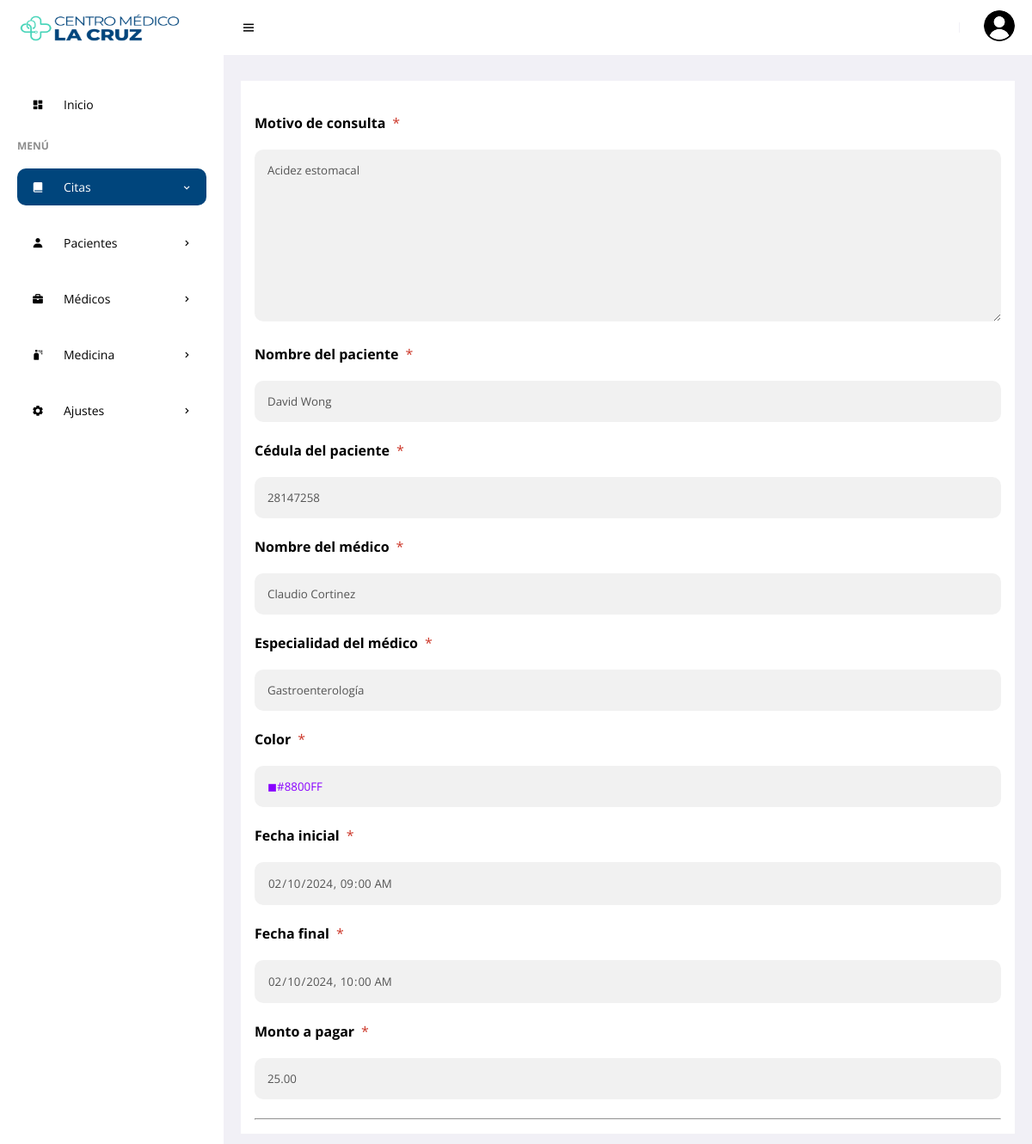
The app's page /frontend/citas/info.php?id=68 (signed in) with its own data.
### tables this page shows
CREATE TABLE `events` (
  `id` int NOT NULL AUTO_INCREMENT,
  `title` varchar(255) NOT NULL,
  `idpa` int NOT NULL,
  `idodc` int NOT NULL,
  `idlab` int NOT NULL,
  `color` char(14) DEFAULT NULL,
  `start` datetime NOT NULL,
  `end` datetime DEFAULT NULL,
  `state` char(1) NOT NULL,
  `monto` decimal(10,2) NOT NULL,
  `fere` timestamp NOT NULL DEFAULT CURRENT_TIMESTAMP ON UPDATE CURRENT_TIMESTAMP,
  PRIMARY KEY (`id`),
  KEY `idpa` (`idpa`),
  KEY `idodc` (`idodc`),
  KEY `idlab` (`idlab`),
  CONSTRAINT `events_ibfk_1` FOREIGN KEY (`idpa`) REFERENCES `patients` (`idpa`),
  CONSTRAINT `events_ibfk_2` FOREIGN KEY (`idodc`) REFERENCES `doctor` (`idodc`),
  CONSTRAINT `events_ibfk_3` FOREIGN KEY (`idlab`) REFERENCES `laboratory` (`idlab`)
);

CREATE TABLE `patients` (
  `idpa` int NOT NULL AUTO_INCREMENT,
  `numhs` char(8) NOT NULL,
  `nompa` varchar(30) NOT NULL,
  `apepa` varchar(30) NOT NULL,
  `direc` varchar(150) NOT NULL,
  `sex` varchar(15) NOT NULL,
  `grup` varchar(15) NOT NULL,
  `phon` varchar(15) DEFAULT NULL,
  `cump` date NOT NULL,
  `state` char(1) NOT NULL,
  `fere` timestamp NOT NULL DEFAULT CURRENT_TIMESTAMP ON UPDATE CURRENT_TIMESTAMP,
  `lugna` varchar(100) DEFAULT NULL,
  `ocup` varchar(30) DEFAULT NULL,
  PRIMARY KEY (`idpa`)
);

CREATE TABLE `doctor` (
  `idodc` int NOT NULL AUTO_INCREMENT,
  `ceddoc` varchar(15) NOT NULL,
  `nodoc` varchar(35) NOT NULL,
  `apdoc` varchar(35) NOT NULL,
  `direcd` varchar(150) NOT NULL,
  `sexd` varchar(15) NOT NULL,
  `phd` char(13) NOT NULL,
  `nacd` date NOT NULL,
  `fere` timestamp NOT NULL DEFAULT CURRENT_TIMESTAMP ON UPDATE CURRENT_TIMESTAMP,
  `numpps` int DEFAULT NULL,
  `state` char(1) NOT NULL,
  `numco` int DEFAULT NULL,
  `userid` int DEFAULT NULL,
  `id_especialidad` int DEFAULT NULL,
  PRIMARY KEY (`idodc`),
  KEY `fkuserid` (`userid`),
  KEY `fk_especialidad` (`id_especialidad`),
  CONSTRAINT `fk_especialidad` FOREIGN KEY (`id_especialidad`) REFERENCES `laboratory` (`idlab`),
  CONSTRAINT `fkuserid` FOREIGN KEY (`userid`) REFERENCES `users` (`id`)
);

CREATE TABLE `laboratory` (
  `idlab` int NOT NULL AUTO_INCREMENT,
  `nomlab` varchar(150) NOT NULL,
  `state` char(1) NOT NULL,
  `fere` timestamp NOT NULL DEFAULT CURRENT_TIMESTAMP ON UPDATE CURRENT_TIMESTAMP,
  PRIMARY KEY (`idlab`)
);

### frontend/citas/info.php (the view, shortened to what this page needs)
<!DOCTYPE html>
<html lang="es">
<head>
    <link href='https://unpkg.com/boxicons@2.0.9/css/boxicons.min.css' rel='stylesheet'>
    <link rel="stylesheet" href="../../backend/css/admin.css">
    <link rel="stylesheet" href="https://cdnjs.cloudflare.com/ajax/libs/limonte-sweetalert2/6.6.9/sweetalert2.min.css">
</head>
<body>
    <section id="sidebar">
        <a href="../admin/escritorio.php" class="brand"><img src="../img/cm1.png" alt="" style="width:220px; height:180px;"> </a>
        <ul class="side-menu">
            <li><a href="../admin/escritorio.php" ><i class='bx bxs-dashboard icon' ></i>Inicio</a></li>
            <li class="divider" data-text="Menú">Menú</li>
            <li>
                <a href="#" class="active"><i class='bx bxs-book-alt icon' ></i> Citas <i class='bx bx-chevron-right icon-right' ></i></a>
            </li>
            <li>
                <a href="#"><i class='bx bxs-user icon' ></i> Pacientes <i class='bx bx-chevron-right icon-right' ></i></a>
            </li>
            <li>
                <a href="#"><i class='bx bxs-briefcase icon'></i> Médicos <i class='bx bx-chevron-right icon-right'></i></a>
            </li>
            <li>
                <a href="#"><i class='bx bxs-spray-can icon' ></i> Medicina<i class='bx bx-chevron-right icon-right' ></i></a>
            </li>
            <li>
                <a href="#"><i class='bx bxs-cog icon' ></i> Ajustes<i class='bx bx-chevron-right icon-right' ></i></a>
            </li>
        </ul>
    </section>
    <section id="content">
        <nav>
            <i class='bx bx-menu toggle-sidebar'></i>
            <div class="profile">
            <img src="../img/cm4.png" alt="">
            </div>
        </nav>
        <main>
<?php
require '../../backend/bd/Conexion.php';
 $id = $_GET['id'];
 $sentencia = $connect->prepare("SELECT events.id, events.title, patients.idpa, patients.numhs,patients.nompa, patients.apepa, doctor.idodc, doctor.ceddoc, doctor.nodoc, doctor.apdoc, laboratory.idlab, laboratory.nomlab, events.start, events.end, events.color, events.state,events.monto FROM events INNER JOIN patients ON events.idpa = patients.idpa INNER JOIN doctor ON events.idodc = doctor.idodc INNER JOIN laboratory ON events.idlab = laboratory.idlab WHERE id= '$id';");
 $sentencia->execute();
$data =  array();
if($sentencia){
  while($r = $sentencia->fetchObject()){
    $data[] = $r;
  }
}
   ?>
   <?php if(count($data)>0):?>
        <?php foreach($data as $d):?>
<form action="" enctype="multipart/form-data" method="POST"  autocomplete="off">
  <div class="containerss">
<br>
    <label for="email"><b>Motivo de consulta</b></label><span class="badge-warning">*</span>
    <textarea name="appnam" style="height:200px" disabled><?php echo $d->title; ?> </textarea>
    <label for="psw"><b>Nombre del paciente</b></label><span class="badge-warning">*</span>
    <input type="text" disabled required value="<?php echo $d->nompa; ?> <?php echo $d->apepa; ?>" name="apppac" id="pati">
    <label for="psw"><b>Cédula del paciente</b></label><span class="badge-warning">*</span>
    <input type="text" disabled required value="<?php echo $d->numhs; ?>" >
    <label for="psw"><b>Nombre del médico</b></label><span class="badge-warning">*</span>
    <input type="text" value="<?php echo $d->nodoc; ?> <?php echo $d->apdoc; ?>" disabled required name="" id="doc">
    <label for="email"><b>Especialidad del médico</b></label><span class="badge-warning">*</span>
    <input type="text" value="<?php echo $d->nomlab; ?>" disabled required id="spe">
    <label for="psw"><b>Color</b></label><span class="badge-warning">*</span>
    <input type="text" disabled required value="&#9724;<?php echo $d->color; ?>" name="appco" id="gep" style="color:<?php echo $d->color; ?>;">
    <label for="psw"><b>Fecha inicial</b></label><span class="badge-warning">*</span>
    <input disabled required type="datetime-local" value="<?php echo $d->start; ?>" name="appini">
    <label for="psw"><b>Fecha final</b></label><span class="badge-warning">*</span>
    <input disabled required type="datetime-local" value="<?php echo $d->end; ?>"  name="appfin">
     <label for="psw"><b>Monto a pagar</b></label><span class="badge-warning">*</span>
    <input type="text" disabled required placeholder="0$"  value="<?php echo $d->monto; ?>" name="appmont">
    <hr>
  </div>
</form>
<?php endforeach; ?>
    <?php else:?>
      <p class="alert alert-warning">No hay datos</p>
    <?php endif; ?>
        </main>
    </section>
</body>
</html>

### backend/css/admin.css (style rules this page uses)
* { font-family: 'Open Sans', sans-serif; margin: 0; padding: 0; box-sizing: border-box; }
:root { --grey: #F1F0F6; --dark-grey: #8D8D8D; --light: #fff; --dark: #000; --green: #42D3B7; --light-green: #E3FFCB; --blue: #00457c; --light-blue: #D0E4FF; --dark-blue: #0C5FCD; --red: #FC3B56; }
html { overflow-x: hidden; }
body { background: var(--grey); overflow-x: hidden; }
a { text-decoration: none; color: var(--dark); }
li { list-style: none; }
#sidebar { position: fixed; max-width: 260px; width: 100%; background: var(--light); top: 0; left: 0; height: 100%; overflow-y: auto; scrollbar-width: none; transition: all .3s ease; z-index: 200; }
#sidebar .brand { font-size: 24px; display: flex; align-items: center; height: 64px; font-weight: 700; color: var(--blue); position: sticky; top: 0; left: 0; z-index: 100; background: var(--light); transition: all .3s ease; padding: 0 6px; }
#sidebar .icon { min-width: 48px; display: flex; justify-content: center; align-items: center; margin-right: 6px; }
#sidebar .icon-right { margin-left: auto; transition: all .3s ease; }
#sidebar .side-menu { margin: 36px 0; padding: 0 20px; transition: all .3s ease; }
#sidebar .side-menu a { display: flex; align-items: center; font-size: 14px; color: var(--dark); padding: 12px 16px 12px 0; transition: all .3s ease; border-radius: 10px; margin: 4px 0; white-space: nowrap; }
#sidebar .side-menu > li { margin: 18px 0; }
#sidebar .side-menu > li > a.active .icon-right { transform: rotateZ(90deg); }
#sidebar .side-menu > li > a.active, #sidebar .side-menu > li > a.active:hover { background: var(--blue); color: var(--light); }
#sidebar .divider { margin-top: 24px; font-size: 12px; text-transform: uppercase; font-weight: 700; color: var(--dark-grey); transition: all .3s ease; white-space: nowrap; }
#content { position: relative; width: calc(100% - 260px); left: 260px; transition: all .3s ease; }
nav { background: var(--light); height: 64px; padding: 0 20px; display: flex; align-items: center; grid-gap: 28px; position: sticky; top: 0; left: 0; z-index: 100; }
nav .toggle-sidebar { font-size: 18px; cursor: pointer; }
nav .profile { position: relative; }
nav .profile img { width: 36px; height: 36px; border-radius: 50%; object-fit: cover; cursor: pointer; }
main { width: 100%; padding: 24px 20px 20px 20px; }
main form { margin-top: 6px; }
.badge-warning { color: #cc3527; padding: 4px 8px; text-align: center; border-radius: 5px; }
.containerss { padding: 16px; background-color: white; }
input[type=text], input[type=password], input[type=date],input[type=datetime-local], input[type=file],textarea { width: 100%; padding: 15px; margin: 20px 0 22px 0; display: inline-block; border: none; background: #f1f1f1; }
input { border-radius: 10px; }
textarea { border-radius: 10px; }

### records on screen
events: appnam "Acidez estomacal", apppac "David Wong", idpa.numhs "28147258", idodc.apdoc "Claudio Cortinez", idlab.nomlab "Gastroenterología", appco "◼#8800FF", appini "02/10/2024 09:00", appfin "02/10/2024 10:00", appmont "25.00"
